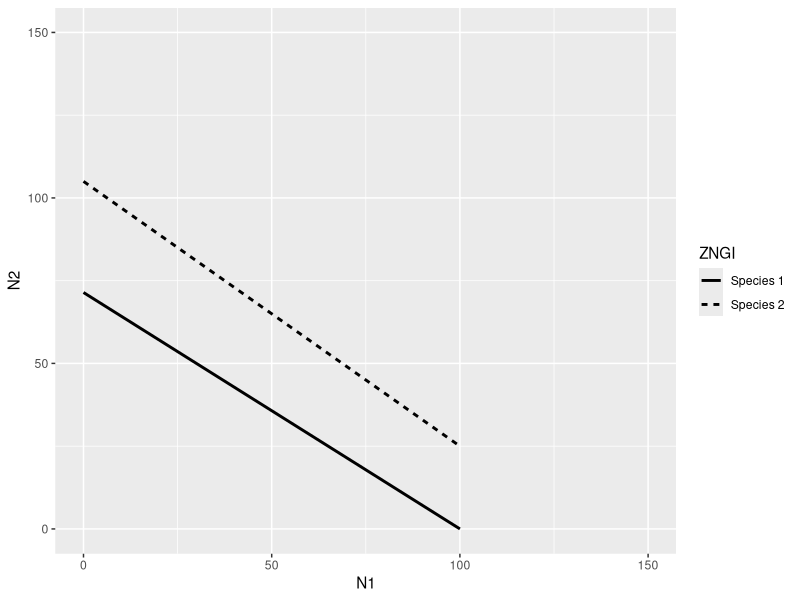
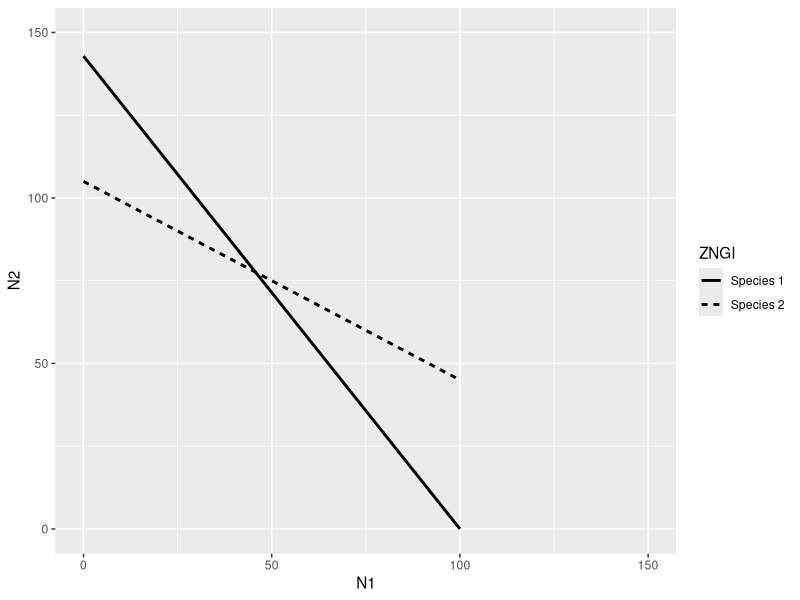
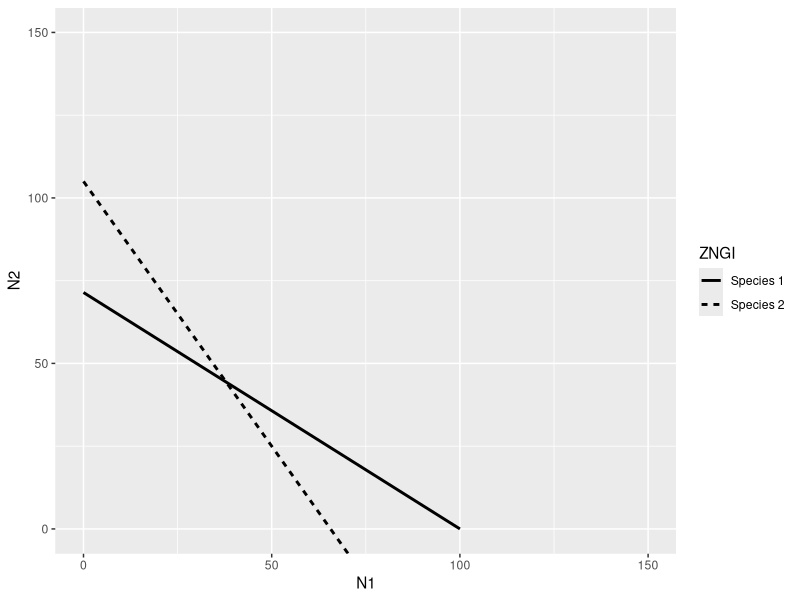

Write R code to recreate these figures, in order.

library(tidyverse)

# Part 1 - Evaluate the Jacobian matrix ----

# Define function to evaluate the Jacobian

eval_J <- function(r1, r2, K1, K2, a12, a21) {
  
  # Equilibrium population sizes
  N1star <- (K1 - a12 * K2) / (1 - a12 * a21)
  N2star <- (K2 - a21 * K1) / (1 - a21 * a12)
  
  # Create the Jacobian matrix
  J <- matrix(
    nrow = 2,
    c(
      -r1 * N1star / K1,
      -r1 * a12 * N1star / K1,
      -r2 * a21 * N2star / K2,
      -r2 * N2star / K2
    )
  )
  
  # Evaluate and return the eigenvalues of the Jacobian
  return(eigen(J)$values)
  
}

# Evaluate stability, given population parameters
eval_J(r1 = 0.8, r2 = 0.8, K1 = 100, K2 = 105, a12 = 1.1, a21 = 0.9)

# Part 2 - Evaluate different scenarios ----

# Function to evaluate the invasion criterion
Bij <- function(aij, Kj, Ki) aij * Kj / Ki

# Function to plot isoclines
plot_isoclines <- function(K1, K2, a12, a21, N_max) {
  
  # Generate population sizes for plotting
  N <- 0:N_max
  
  # Calculate isoclines
  N2_species1 <- (K1 - N) / a12
  N2_species2 <- K2 - a21 * N
  
  # Create a tibble 
  isoclines <- tibble(
    N1 = rep(N, times = 2),
    N2 = c(N2_species1, N2_species2),
    Species = rep(c("Species 1", "Species 2"), each = length(N))
  )
  
  # Plot
  iso_plot <- ggplot(isoclines, aes(x = N1, y = N2, linetype = Species)) +
    geom_line(linewidth = 1) +
    coord_cartesian(xlim = c(0, N_max+N_max*.5), ylim = c(0, N_max+N_max*.5)) +
    labs(linetype = "ZNGI") 
  
  return(iso_plot)
  
}

# 1 - Species 2 wins (single stable equilibrium)

K1 <- 100
K2 <- 105

a12 <- 1.4
a21 <- 0.8

r1 <- 0.5
r2 <- 0.4

# Plot the isoclines
plot_isoclines(K1 = K1, K2 = K2, a12 = a12, a21 = a21, N_max = 100)

# Evaluate invasion criteria
# Invasion by species 2
Bij(aij = a12, Kj = K2, Ki = K1)
# Invasion by species 1
Bij(aij = a21, Kj = K1, Ki = K2)

# Evaluate stability, given population parameters
eval_J(r1 = r1, r2 = r1, K1 = K1, K2 = K2, a12 = a12, a21 = a21)

# 2 - Stable coexistence (single stable equilibrium)

K1 <- 100
K2 <- 105

a12 <- 0.7
a21 <- 0.6

r1 <- 0.5
r2 <- 0.4

# Plot the isoclines
plot_isoclines(K1 = K1, K2 = K2, a12 = a12, a21 = a21, N_max = 100)

# Evaluate invasion criteria
# Invasion by species 2
Bij(aij = a12, Kj = K2, Ki = K1)
# Invasion by species 1
Bij(aij = a21, Kj = K1, Ki = K2)

# Evaluate stability, given population parameters
eval_J(r1 = r1, r2 = r1, K1 = K1, K2 = K2, a12 = a12, a21 = a21)

# 3 - Unstable (multiple possible equilibria - depends on starting N1 and N2)

K1 <- 100
K2 <- 105

a12 <- 1.4
a21 <- 1.6

r1 <- 0.5
r2 <- 0.4

# Plot the isoclines
plot_isoclines(K1 = K1, K2 = K2, a12 = a12, a21 = a21, N_max = 100)

# Evaluate invasion criteria
# Invasion by species 2
Bij(aij = a12, Kj = K2, Ki = K1)
# Invasion by species 1
Bij(aij = a21, Kj = K1, Ki = K2)

# Evaluate stability, given population parameters
eval_J(r1 = r1, r2 = r1, K1 = K1, K2 = K2, a12 = a12, a21 = a21)
